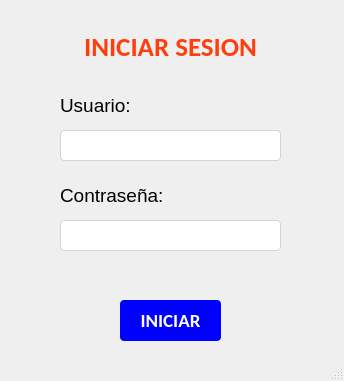
<?xml version="1.0" encoding="UTF-8"?>
<ui version="4.0">
 <class>MainWindow</class>
 <widget class="QMainWindow" name="MainWindow">
  <property name="geometry">
   <rect>
    <x>0</x>
    <y>0</y>
    <width>344</width>
    <height>381</height>
   </rect>
  </property>
  <property name="focusPolicy">
   <enum>Qt::TabFocus</enum>
  </property>
  <property name="windowTitle">
   <string>MainWindow</string>
  </property>
  <property name="styleSheet">
   <string notr="true"/>
  </property>
  <widget class="QWidget" name="centralwidget">
   <widget class="QLineEdit" name="txtUsuario">
    <property name="geometry">
     <rect>
      <x>60</x>
      <y>130</y>
      <width>221</width>
      <height>31</height>
     </rect>
    </property>
    <property name="font">
     <font>
      <pointsize>10</pointsize>
     </font>
    </property>
    <property name="focusPolicy">
     <enum>Qt::StrongFocus</enum>
    </property>
    <property name="styleSheet">
     <string notr="true">QLineEdit {
	background-color: rgb(255, 255, 255);
	border-radius: 4px;
	padding: 6px;
	border: 1px solid #ced4da;
}

QLineEdit:focus {
	border: 1px solid #8a9197;
}</string>
    </property>
    <property name="text">
     <string/>
    </property>
   </widget>
   <widget class="QPushButton" name="btnIniciar">
    <property name="geometry">
     <rect>
      <x>120</x>
      <y>300</y>
      <width>101</width>
      <height>41</height>
     </rect>
    </property>
    <property name="font">
     <font>
      <family>Calibri</family>
      <pointsize>14</pointsize>
      <weight>75</weight>
      <bold>true</bold>
     </font>
    </property>
    <property name="cursor">
     <cursorShape>PointingHandCursor</cursorShape>
    </property>
    <property name="styleSheet">
     <string notr="true">QPushButton {
	
	background-color: rgb(0, 0, 255);
	border-radius: 4px;
	color: #ffffff;
	padding: 10px;
}

</string>
    </property>
    <property name="text">
     <string>INICIAR</string>
    </property>
   </widget>
   <widget class="QLabel" name="label_3">
    <property name="geometry">
     <rect>
      <x>60</x>
      <y>180</y>
      <width>131</width>
      <height>31</height>
     </rect>
    </property>
    <property name="font">
     <font>
      <pointsize>14</pointsize>
     </font>
    </property>
    <property name="text">
     <string>Contraseña:</string>
    </property>
   </widget>
   <widget class="QLabel" name="label_2">
    <property name="geometry">
     <rect>
      <x>60</x>
      <y>90</y>
      <width>101</width>
      <height>31</height>
     </rect>
    </property>
    <property name="font">
     <font>
      <pointsize>14</pointsize>
     </font>
    </property>
    <property name="mouseTracking">
     <bool>false</bool>
    </property>
    <property name="text">
     <string>Usuario:</string>
    </property>
   </widget>
   <widget class="QLineEdit" name="txtPassword">
    <property name="geometry">
     <rect>
      <x>60</x>
      <y>220</y>
      <width>221</width>
      <height>31</height>
     </rect>
    </property>
    <property name="font">
     <font>
      <pointsize>10</pointsize>
     </font>
    </property>
    <property name="styleSheet">
     <string notr="true">QLineEdit {
	background-color: rgb(255, 255, 255);
	border-radius: 4px;
	padding: 6px;
	border: 1px solid #ced4da;
}

QLineEdit:focus {
	border: 1px solid #8a9197;
}</string>
    </property>
    <property name="text">
     <string/>
    </property>
    <property name="echoMode">
     <enum>QLineEdit::Password</enum>
    </property>
   </widget>
   <widget class="QLabel" name="label_5">
    <property name="geometry">
     <rect>
      <x>60</x>
      <y>30</y>
      <width>221</width>
      <height>31</height>
     </rect>
    </property>
    <property name="font">
     <font>
      <family>Calibri</family>
      <pointsize>20</pointsize>
      <weight>75</weight>
      <bold>true</bold>
     </font>
    </property>
    <property name="styleSheet">
     <string notr="true">color: rgb(85, 0, 0);</string>
    </property>
    <property name="text">
     <string>&lt;html&gt;&lt;head/&gt;&lt;body&gt;&lt;p align=&quot;center&quot;&gt;&lt;span style=&quot; color:#ff3e0e;&quot;&gt;INICIAR SESION&lt;/span&gt;&lt;/p&gt;&lt;/body&gt;&lt;/html&gt;</string>
    </property>
   </widget>
  </widget>
  <widget class="QStatusBar" name="statusbar"/>
 </widget>
 <resources/>
 <connections/>
</ui>
